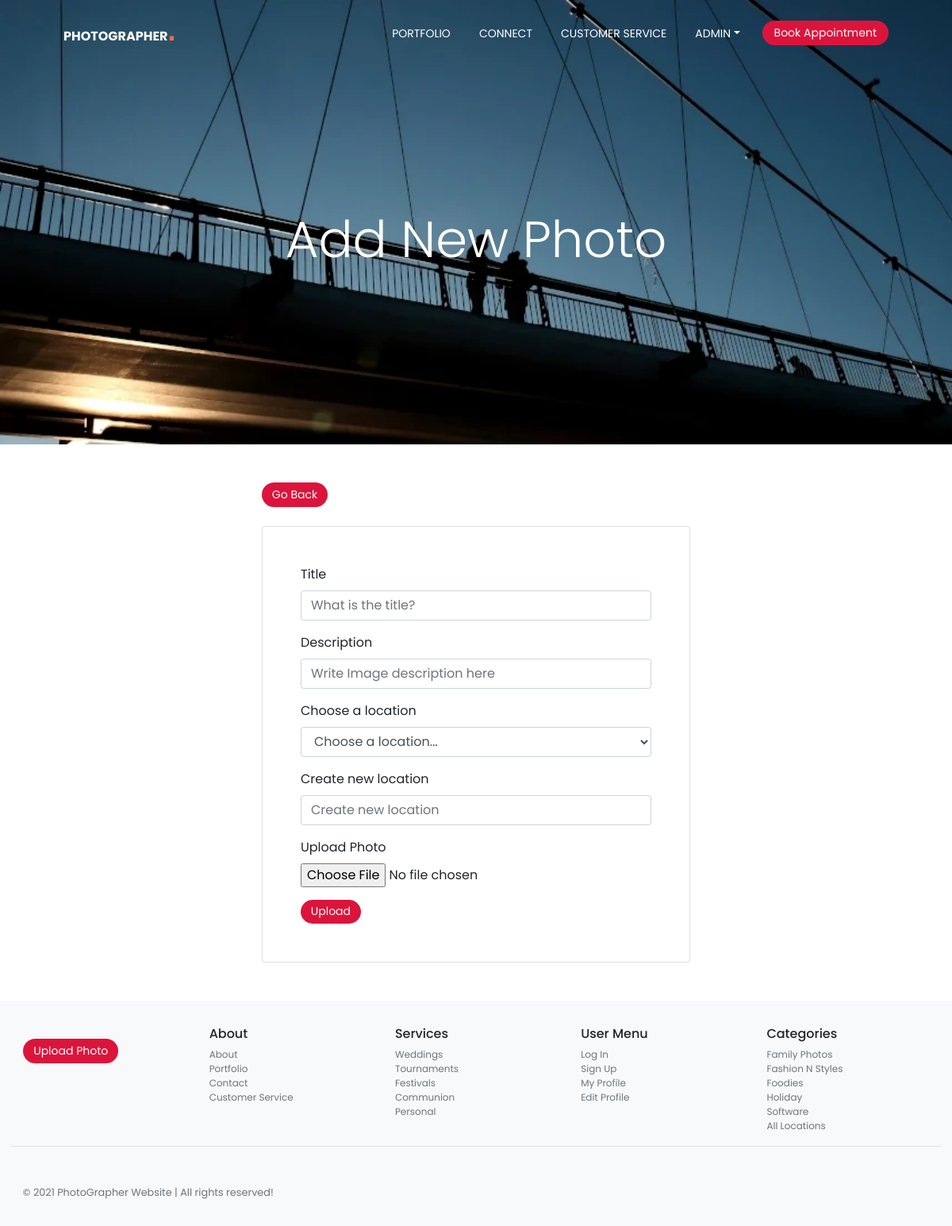
The app's page /add/ (signed in) with its own data.
### photos/models.py (models this page shows, shortened)
class Category(models.Model):
    name = models.CharField(max_length=100, null=False, blank=False)
    ordering = models.IntegerField(default=0)
    is_featured = models.BooleanField(default=False)
    class Meta:
        ordering = ('name',)
        verbose_name_plural = 'categories'

### photos/views.py (the view, shortened to what this page needs)
# urls.py: path('add/', views.addPhoto, name='add'),
@login_required
def addPhoto(request):
    categories = Category.objects.all()
    context = {'categories': categories}
    return render(request, 'photos/add.html', context)

### templates/photos/add.html (shortened to what this page needs)
{% extends 'base.html' %}
{% block content %}
<section class="banner2 mtop pb-5" id="banner">
  <div class="col-md-12 mx-auto" >
      <h1 class="display-1 text-center text-white fw-bold">Add New Photo</h1>
  </div>
</section>
<div class="container my-5">
    <div class="row justify-content-center">
        <div class="col-md-6">
            <a class="btn btn-sm btn-outline-secondary" href="{% url 'gallery' %}">Go Back</a>
            <div class="card p-5 mt-4">
                <form method="post" action="" enctype="multipart/form-data">
                    <div class="form-group m-6">
                      <label >Title</label>
                      <input name="title" type="text" class="form-control" placeholder="What is the title?" required>
                    </div>
                    <div class="form-group m-6">
                        <label >Description</label>
                        <input name="description" type="text" class="form-control" placeholder="Write Image description here" required>
                      </div>
                      <div class="form-group m-6">
                        <label >Choose a location</label>
                        <select name="category" class="form-control">
                            <option value="none">Choose a location...</option>
                        </select>
                      </div>
                      <div class="form-group m-6">
                        <label >Create new location</label>
                        <input name="new-location" type="text" class="form-control" placeholder="Create new location">
                      </div>
                    <div class="form-group m-6">
                      <label >Upload Photo</label>
                      <input name="image" type="file" class="form-control-file" required>
                    </div>
                    <button type="submit" class="btn btn-sm btn-outline-primary btn-small m-6"> Upload</button>
                  </form>
            </div>
        </div>
    </div>
</div>
{% endblock content %}

### templates/base.html (shortened to what this page needs)
{% load static %}
<!doctype html>
<html lang="en">
<head>
  <link rel="stylesheet" href="https://cdnjs.cloudflare.com/ajax/libs/font-awesome/6.0.0-beta2/css/all.min.css">
  <link rel="stylesheet" href="https://unpkg.com/boxicons@latest/css/boxicons.min.css">
  <link rel="stylesheet" href="https://cdn.jsdelivr.net/npm/bootstrap@4.6.0/dist/css/bootstrap.min.css"
>
  <link rel="stylesheet" href="https://cdnjs.cloudflare.com/ajax/libs/font-awesome/6.0.0-beta2/css/all.min.css">
  <link href="https://cdnjs.cloudflare.com/ajax/libs/font-awesome/5.13.0/css/all.min.css" rel="stylesheet">
  <link rel="stylesheet" type="text/css" href="{% static 'css/custom.css' %}">
  <link rel="stylesheet" type="text/css" href="{% static 'css/home.css' %}">
</head>
<body>
  <header class="header">
    <nav class="navbar navbar-expand-lg fixed-top pb-3">
      <div class="container-fluid mx-5 nave-menu">
        <a href="{% url 'gallery' %}" class="navbar-brand font-weight-bold" id="logo">PhotoGrapher<span>.</span> </a>
        <div id="navbarSupportedContent" class="collapse navbar-collapse">
          <ul class="navbar-nav ml-auto">
            <li class="nav-item"><a href="{% url 'gallery' %}" class="nav-link text-uppercase">Portfolio</a></li>
            <li class="nav-item"><a href="{% url 'about' %}" class="nav-link text-uppercase">Connect</a></li>
            <li class="nav-item"><a href="{% url 'accounts:customer_service' %}" class="nav-link text-uppercase">Customer Service</a></li>
          </ul>
          {% if user.is_authenticated %}
          <ul class="nav navbar-nav ms-auto">
            <li class="nav-item dropdown">
              <a href="{% url 'accounts:myprofile' %}" class="nav-link dropdown-toggle text-uppercase"
                data-bs-toggle="dropdown">{{user.username}}</a>
            </li>
          </ul>
          {% endif %}
          <a href="{% url 'contact' %}" class="btn btn-outline-secondary btn-rounded nav_button">Book Appointment</a>
        </div>
      </div>
    </nav>
  </header>
  <div class="container-fluid">
    <div class="row">
      {% block content %}
      {% endblock content %}
    </div>
  </div>
  <footer class="container-fluid p-5  bg-light mt-auto footer">
    <div class="row">
      <div class="col-12 col-md">
        {% if user.is_superuser %}
        <a href="{% url 'add' %}" class="btn btn-sm btn-outline-secondary btn-small m-1 footer-btn">Upload Photo</a>
        {% endif %}
      </div>
      <div class="col-6 col-md">
        <h5 class="footer-h5">About</h5>
        <ul class="list-unstyled text-small">
          <li class="text-muted"><a href="{% url 'about' %}">About</a></li>
          <li cla ss="text-muted"><a href="{% url 'gallery' %}">Portfolio</a></li>
          <li class="text-muted"><a href="{% url 'contact' %}">Contact</a></li>
          <li class="text-muted"><a href="{% url 'accounts:customer_service' %}" >Customer Service</a></li>
        </ul>
      </div>
      <div class="col-6 col-md">
        <h5 class="footer-h5">Services</h5>
        <ul class="list-unstyled text-small">
          <li><a class="text-muted" href="#">Weddings</a></li>
          <li><a class="text-muted" href="#">Tournaments</a></li>
          <li><a class="text-muted" href="#">Festivals</a></li>
          <li><a class="text-muted" href="#">Communion</a></li>
          <li><a class="text-muted" href="#">Personal</a></li>
        </ul>
      </div>
      <div class="col-6 col-md">
        <h5 class="footer-h5">User Menu</h5>
        <ul class="list-unstyled text-small">
          <li><a class="text-muted" href="{% url 'login' %}">Log In</a></li>
          <li><a class="text-muted" href="{% url 'accounts:signup' %}">Sign Up</a></li>
          <li><a class="text-muted" href="{% url 'accounts:myprofile' %}">My Profile</a></li>
          <li><a class="text-muted" href="{% url 'accounts:edit_profile' %}">Edit Profile</a></li>
        </ul>
      </div>
      <div class="col-6 col-md">
        <h5 class="footer-h5">Categories</h5>
        <ul class="list-unstyled text-small">
          {% for category in categories %}
          <li>
            <a class="text-muted" href="{% url 'gallery' %}?category={{category.name}}">{{category.name}}</a>
          </li>
          {% endfor %}
          <li>
            <a class="text-muted" href="{% url 'gallery' %}">All Locations</a>
          </li>
        </ul>
      </div>
    </div>
    <div class="container-fluid border-top">
      <small class="d-block mt-5 text-muted copyright">&copy; 2021 PhotoGrapher Website | All rights reserved!</small>
    </div>
  </footer>
</body>
</html>

### static/css/custom.css (style rules this page uses)
* { font-family: 'Poppins', sans-serif; padding: 0; margin: 0; list-style: none; text-decoration: none; box-sizing: border-box; scroll-behavior: smooth; }
body, html { width: 100%; height: 100%; margin: 0; padding: 0;; }
:root { --primary-color: #0062a8; --secondary-color: #F26C4F; --dark-color: #22303e; --light-color: #ffffff; --gray-color: #f5f5f5; }
.btn { background: crimson; border-radius: 30px; border-top-left-radius: 30px; border-bottom-left-radius: 30px; color: #fff; padding: 10px 30px; border: none; }
#logo { color: var(--light-color); text-transform: uppercase; font-size: 24px; font-weight: 500; letter-spacing: 2px; }
#logo span { color: var(--secondary-color); font-size: 36px; font-weight: 900; font-family: 'Agency FB', sans-serif; }
.navbar { background-color: #fff0; color: var(--light-color); padding-left: 5rem; padding-right: 5rem; padding-top: 2rem; }
.row { display: flex; flex-direction: row; flex-wrap: wrap; }
.container-fluid { margin-left: 0; }
.container-fluid section { margin: 0; }
.row { margin: 0; }
.mtop { margin-top: -100px; }
.row { position: relative; width: 100%; display: flex; justify-content: space-between; }
.container, .container-fluid, .container-lg, .container-md, .container-sm, .container-xl { width: 100%; padding-right: 0; padding-left: 0; margin-right: auto; margin-left: auto; }
.card { background-color: #fff; }
.navbar { transition: all 0.4s; z-index: 1000; }
.navbar .nav-link { color: #fff; }
.nav li, .navbar .navbar-nav li { position: relative; }
.text-small { font-size: 0.9rem !important; }
body { min-height: 100vh; }
footer ul li, footer ul li a { text-decoration: none; list-style: none; color: #6c757d !important; }
.nav_button { padding: 5px 15px; }
.navbar-expand-lg .navbar-nav .nav-link { margin-right: 20px; }
@media screen and ( min-width: 200px) { #logo { font-size: 16px; letter-spacing: 0; } }
@media screen and ( min-width: 200px) { .nave-menu { margin-left: 0; margin-right: 0; margin-top: -20px; } }
@media screen and ( min-width: 200px) { .navbar .mx-5 { margin-left: 0 !important; margin-right: 0 !important; } }
@media screen and ( min-width: 200px) { .navbar-brand { padding-top: 0; } }
@media screen and ( min-width: 200px) { .navbar-nav .nav-link { font-size: 14px; line-height: 12px; } }
@media screen and ( min-width: 200px) { .btn-group-sm > .btn, .btn-sm { padding: .3rem .8rem; } }
@media screen and ( min-width: 200px) { .footer { padding: 2rem 0 !important; } }
@media screen and ( min-width: 200px) { .footer-h5 { font-size: 1rem; } }
@media screen and ( min-width: 200px) { .footer-btn { margin: 1rem 0 !important; } }
@media screen and ( min-width: 200px) { footer ul li, footer ul li a { font-size: 12px !important; } }
@media screen and ( min-width: 200px) { .copyright { margin-left: 14px; } }
@media screen and ( min-width: 200px) { .nav_button { font-size: 14px; } }
@media screen and (min-width:300px) { .footer { padding: 2rem .9rem !important; } }
@media screen and (min-width:578px) { .display-1 { font-size: 4rem; } }

### static/css/home.css (style rules this page uses)
* { font-family: 'Poppins', sans-serif; padding: 0; margin: 0; list-style: none; text-decoration: none; box-sizing: border-box; scroll-behavior: smooth; }
:root { --primary-color: #0062a8; --secondary-color: #F26C4F; --dark-color: #22303e; --light-color: #ffffff; --gray-color: #f5f5f5; }
section { padding: 100px; }
.banner2 { position: relative; width: 100%; height: 70vh; display: flex; justify-items: center; align-items: center; background-image: url("../images/banner.webp"); background-size: cover; top: 100; transition: 0.2s; }
.row { position: relative; width: 100%; display: flex; justify-content: space-between; }

### records on screen
Category: name "Family Photos"
Category: name "Fashion N Styles"
Category: name "Foodies"
Category: name "Holiday"
Category: name "Software"

### other values on screen
{{ user.username }} "ADMIN"
